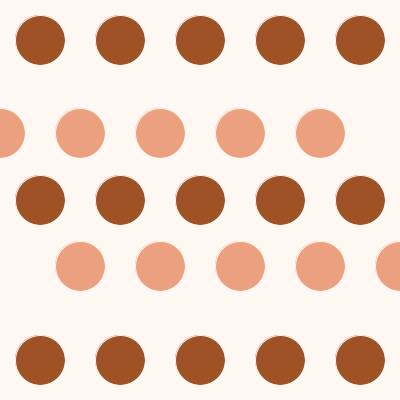
Frame 1 (no input)
Frame 60 (the mouse pressed at the canvas centre just before this capture): identical to frame 1, image omitted
Frame 120 (the mouse held since frame 60 and released just before this capture): identical to frame 1, image omitted

The Processing sketch that drew this single still picture (run headless with seeded random() and noise(); from frame 60 on, the mouse is pressed at the canvas centre):

// Processing sketch: Exercise1_2Sketch4CarolineYau
// ── Exercise1_2Sketch4CarolineYau.pde
//Caroline Yau
//Exercise 1.2 Draw it!

//Sketch 4

int x = 40;
int y = 40;
void setup(){
  size(400, 400);
}

void draw(){
  background(255, 248, 242);
  stroke(255, 245, 240);
  for (int i=0; i<5; i++){
    fill(158, 82, 38);
    ellipse(x+i*80, y, 50, 50);
    ellipse(x+i*80, height/2, 50, 50);
    ellipse(x+i*80, height-y, 50, 50);
    fill(235, 161, 127);
    ellipse(x*2+(i-1)*80, height/3, 50, 50);
    ellipse(x*2+i*80, height*2/3, 50, 50);
  }
}
